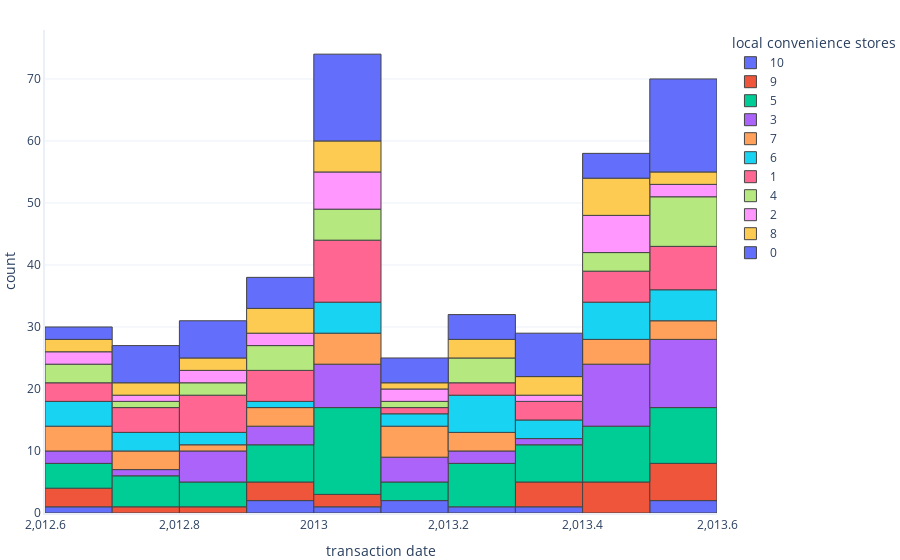

The notebook cell saved with this chart:
### Code cell
rc.histogram(data,label_x='transaction_date',label_colour='local_convenience_stores')

### Figure 1 — Plotly figure (JSON) as saved in the notebook; plotly's stock layout.template omitted (floating-point values rounded to 4 significant figures)
{"data": [{"alignmentgroup": "True", "bingroup": "x", "hovertemplate": "local convenience stores=10<br>transaction date=%{x}<br>count=%{y}<extra></extra>", "legendgroup": "10", "marker": {"color": "#636efa", "pattern": {"shape": ""}}, "name": "10", "offsetgroup": "10", "orientation": "v", "showlegend": true, "type": "histogram", "x": [2013.0, 2013.0, 2013.0, 2014.0, 2013.0, 2013.0, 2013.0, 2013.0, 2014.0, 2013], "xaxis": "x", "yaxis": "y"}, {"alignmentgroup": "True", "bingroup": "x", "hovertemplate": "local convenience stores=9<br>transaction date=%{x}<br>count=%{y}<extra></extra>", "legendgroup": "9", "marker": {"color": "#EF553B", "pattern": {"shape": ""}}, "name": "9", "offsetgroup": "9", "orientation": "v", "showlegend": true, "type": "histogram", "x": [2013.0, 2013.0, 2013.0, 2014.0, 2013.0, 2013.0, 2013.0, 2014.0, 2014.0, 2013.0, 2013.0, 2013.0, 2013.0, 2013.0, 2013.0, 2013.0, 2014.0, 2013.0, 2013.0, 2013.0, 2013.0, 2014.0, 2013.0, 2013.0, 2014.0], "xaxis": "x", "yaxis": "y"}, {"alignmentgroup": "True", "bingroup": "x", "hovertemplate": "local convenience stores=5<br>transaction date=%{x}<br>count=%{y}<extra></extra>", "legendgroup": "5", "marker": {"color": "#00cc96", "pattern": {"shape": ""}}, "name": "5", "offsetgroup": "5", "orientation": "v", "showlegend": true, "type": "histogram", "x": [2014.0, 2014.0, 2013.0, 2013.0, 2013.0, 2013.0, 2013.0, 2013.0, 2013.0, 2013.0, 2013.0, 2013.0, 2014.0, 2013.0, 2013.0, 2013.0, 2013.0, 2013.0, 2014.0, 2013.0, 2014.0, 2013.0, 2013.0, 2013.0, 2013.0, 2013.0, 2013.0, 2014.0, 2013.0, 2013, 2014.0, 2013.0, 2013.0, 2013.0, 2013.0, 2013.0, 2013.0, 2014.0, 2013.0, 2013.0, 2013.0, 2013.0, 2013.0, 2013.0, 2013.0, 2013, 2013, 2013.0, 2013.0, 2013.0, 2013.0, 2013.0, 2013.0, 2013.0, 2013.0, 2013.0, 2013.0, 2013.0, 2013, 2013.0, 2013.0, 2014.0, 2013.0, 2013.0, 2013.0, 2013.0, 2013], "xaxis": "x", "yaxis": "y"}, {"alignmentgroup": "True", "bingroup": "x", "hovertemplate": "local convenience stores=3<br>transaction date=%{x}<br>count=%{y}<extra></extra>", "legendgroup": "3", "marker": {"color": "#ab63fa", "pattern": {"shape": ""}}, "name": "3", "offsetgroup": "3", "orientation": "v", "showlegend": true, "type": "histogram", "x": [2013.0, 2013.0, 2013.0, 2014.0, 2014.0, 2013.0, 2013.0, 2014.0, 2013.0, 2013.0, 2013.0, 2014.0, 2013.0, 2014.0, 2014.0, 2013.0, 2013.0, 2013.0, 2014.0, 2013.0, 2013.0, 2013.0, 2013.0, 2013.0, 2014.0, 2014.0, 2013.0, 2013.0, 2013.0, 2013.0, 2013.0, 2013.0, 2013.0, 2013.0, 2013.0, 2014.0, 2013.0, 2013.0, 2013.0, 2013.0, 2013.0, 2014.0, 2013.0, 2013.0, 2013.0, 2013.0], "xaxis": "x", "yaxis": "y"}, {"alignmentgroup": "True", "bingroup": "x", "hovertemplate": "local convenience stores=7<br>transaction date=%{x}<br>count=%{y}<extra></extra>", "legendgroup": "7", "marker": {"color": "#FFA15A", "pattern": {"shape": ""}}, "name": "7", "offsetgroup": "7", "orientation": "v", "showlegend": true, "type": "histogram", "x": [2013.0, 2013.0, 2013.0, 2013.0, 2013.0, 2013.0, 2013.0, 2013.0, 2013.0, 2014.0, 2013.0, 2013.0, 2013.0, 2013.0, 2013.0, 2013.0, 2013.0, 2014.0, 2013.0, 2013.0, 2013.0, 2013.0, 2013.0, 2013.0, 2013.0, 2013.0, 2014.0, 2013.0, 2013, 2013.0, 2013.0], "xaxis": "x", "yaxis": "y"}, {"alignmentgroup": "True", "bingroup": "x", "hovertemplate": "local convenience stores=6<br>transaction date=%{x}<br>count=%{y}<extra></extra>", "legendgroup": "6", "marker": {"color": "#19d3f3", "pattern": {"shape": ""}}, "name": "6", "offsetgroup": "6", "orientation": "v", "showlegend": true, "type": "histogram", "x": [2013.0, 2013.0, 2013.0, 2013.0, 2013.0, 2014.0, 2013, 2013.0, 2013, 2013.0, 2013.0, 2013.0, 2013.0, 2013.0, 2013.0, 2013.0, 2013.0, 2014.0, 2013.0, 2013.0, 2013.0, 2013.0, 2013.0, 2013.0, 2013.0, 2013.0, 2013.0, 2014.0, 2014.0, 2013.0, 2013.0, 2014.0, 2013.0, 2013.0, 2013.0, 2013.0, 2013.0], "xaxis": "x", "yaxis": "y"}, {"alignmentgroup": "True", "bingroup": "x", "hovertemplate": "local convenience stores=1<br>transaction date=%{x}<br>count=%{y}<extra></extra>", "legendgroup": "1", "marker": {"color": "#FF6692", "pattern": {"shape": ""}}, "name": "1", "offsetgroup": "1", "orientation": "v", "showlegend": true, "type": "histogram", "x": [2014.0, 2013.0, 2013.0, 2013.0, 2013.0, 2013.0, 2013.0, 2013.0, 2014.0, 2014.0, 2013, 2013.0, 2013.0, 2013.0, 2013.0, 2013, 2013.0, 2013.0, 2013.0, 2013.0, 2013.0, 2013, 2013.0, 2013.0, 2013.0, 2013.0, 2013.0, 2013.0, 2013.0, 2013.0, 2013.0, 2013.0, 2013.0, 2014.0, 2013, 2014.0, 2013.0, 2013.0, 2013.0, 2013.0, 2013.0, 2014.0, 2014.0, 2013.0, 2013.0, 2013.0], "xaxis": "x", "yaxis": "y"}, {"alignmentgroup": "True", "bingroup": "x", "hovertemplate": "local convenience stores=4<br>transaction date=%{x}<br>count=%{y}<extra></extra>", "legendgroup": "4", "marker": {"color": "#B6E880", "pattern": {"shape": ""}}, "name": "4", "offsetgroup": "4", "orientation": "v", "showlegend": true, "type": "histogram", "x": [2013.0, 2014.0, 2013, 2014.0, 2014.0, 2013.0, 2014.0, 2014.0, 2013.0, 2014.0, 2013.0, 2013.0, 2013.0, 2013.0, 2013.0, 2014.0, 2013.0, 2013.0, 2013.0, 2013.0, 2013.0, 2013.0, 2013.0, 2013.0, 2013.0, 2013.0, 2013.0, 2014.0, 2013, 2013.0, 2013.0], "xaxis": "x", "yaxis": "y"}, {"alignmentgroup": "True", "bingroup": "x", "hovertemplate": "local convenience stores=2<br>transaction date=%{x}<br>count=%{y}<extra></extra>", "legendgroup": "2", "marker": {"color": "#FF97FF", "pattern": {"shape": ""}}, "name": "2", "offsetgroup": "2", "orientation": "v", "showlegend": true, "type": "histogram", "x": [2014.0, 2013.0, 2013.0, 2013.0, 2013.0, 2013.0, 2013.0, 2013.0, 2013, 2013.0, 2013.0, 2013.0, 2013.0, 2014.0, 2013.0, 2013.0, 2013.0, 2013.0, 2013.0, 2013, 2013.0, 2013.0, 2013.0, 2013.0], "xaxis": "x", "yaxis": "y"}, {"alignmentgroup": "True", "bingroup": "x", "hovertemplate": "local convenience stores=8<br>transaction date=%{x}<br>count=%{y}<extra></extra>", "legendgroup": "8", "marker": {"color": "#FECB52", "pattern": {"shape": ""}}, "name": "8", "offsetgroup": "8", "orientation": "v", "showlegend": true, "type": "histogram", "x": [2013.0, 2013.0, 2013.0, 2013.0, 2014.0, 2013.0, 2013.0, 2013.0, 2013.0, 2013.0, 2013.0, 2013.0, 2013.0, 2013.0, 2013.0, 2014.0, 2013.0, 2013.0, 2013.0, 2013.0, 2013.0, 2013.0, 2013.0, 2013.0, 2013.0, 2013, 2013.0, 2013.0, 2013.0, 2013.0], "xaxis": "x", "yaxis": "y"}, {"alignmentgroup": "True", "bingroup": "x", "hovertemplate": "local convenience stores=0<br>transaction date=%{x}<br>count=%{y}<extra></extra>", "legendgroup": "0", "marker": {"color": "#636efa", "pattern": {"shape": ""}}, "name": "0", "offsetgroup": "0", "orientation": "v", "showlegend": true, "type": "histogram", "x": [2014.0, 2014.0, 2013, 2014.0, 2013.0, 2013.0, 2013.0, 2013.0, 2014.0, 2013.0, 2014.0, 2013.0, 2013.0, 2013, 2013.0, 2013.0, 2013.0, 2013.0, 2014.0, 2014.0, 2013.0, 2014.0, 2013.0, 2013.0, 2013.0, 2013.0, 2013.0, 2014.0, 2013.0, 2013, 2013.0, 2014.0, 2013.0, 2013.0, 2013.0, 2013, 2013.0, 2014.0, 2013.0, 2013.0, 2013.0, 2014.0, 2013.0, 2013, 2013.0, 2013.0, 2013, 2013.0, 2013.0, 2013.0, 2014.0, 2013.0, 2013.0, 2013.0, 2013, 2013.0, 2013.0, 2013.0, 2014.0, 2013.0, 2014.0, 2013.0, 2013, 2013.0, 2013.0, 2013, 2013], "xaxis": "x", "yaxis": "y"}], "layout": {"barmode": "relative", "legend": {"title": {"text": "local convenience stores"}, "tracegroupgap": 0}, "xaxis": {"anchor": "y", "domain": [0, 1], "title": {"text": "transaction date"}}, "yaxis": {"anchor": "x", "domain": [0, 1], "title": {"text": "count"}}}}
